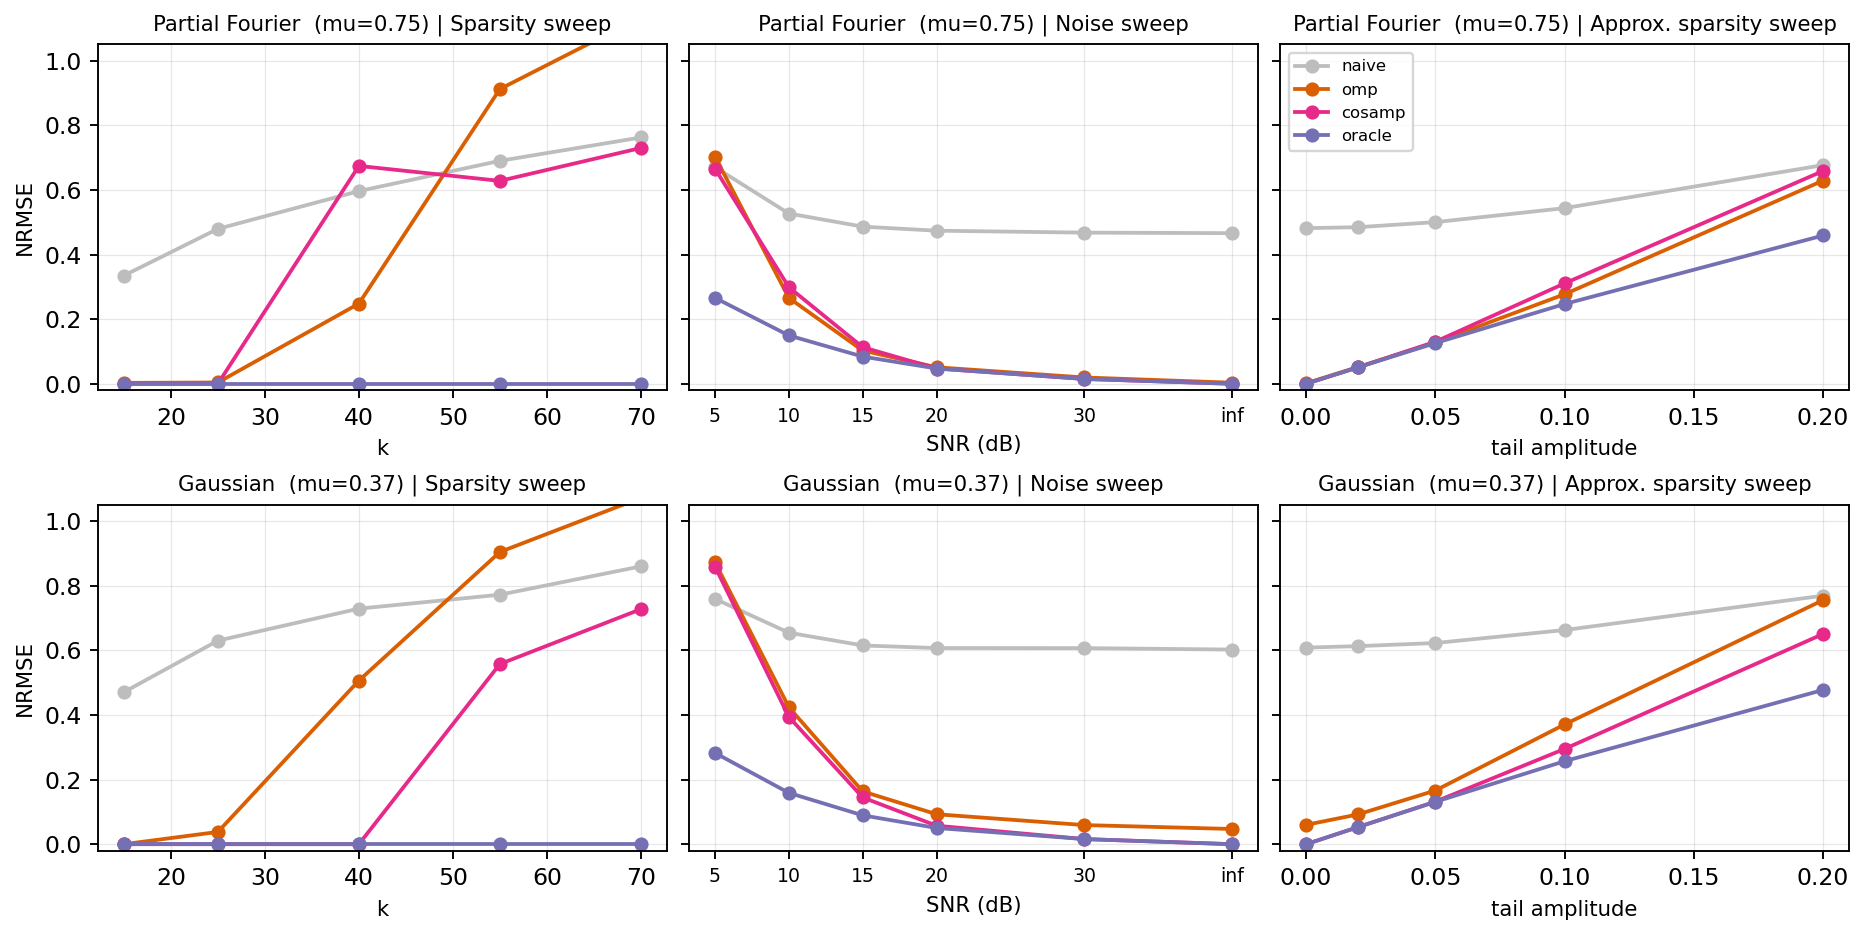

Here is the Python script that generated this plot:
"""
Stress-test CoSaMP and the abstract's baselines across three perturbation
axes to find the regime in which classical refinement fails. If CoSaMP
breaks anywhere meaningful while the oracle still recovers nearly exactly,
that's the regime in which a learned operator-aware support detector has
genuine headroom.

Sweeps:
  1. Sparsity:           k in {15, 25, 40, 55, 70}            (m=128, noiseless)
  2. Measurement noise:  SNR in {inf, 30, 20, 15, 10, 5} dB   (k=25)
  3. Approximate spars.: tail_amp in {0, 0.02, 0.05, 0.1, 0.2} (k=25, noiseless)

Methods per cell: naive top-k + LS, OMP, CoSaMP, oracle.
Operators: partial Fourier and Gaussian (the abstract's two).
Signals per cell: 50.
"""

import json
from pathlib import Path

import matplotlib.pyplot as plt
import numpy as np

# ----------------------------------------------------------------------
# Operators / signals (matches phase_1/ista_comparison.py construction)
# ----------------------------------------------------------------------

def make_operators(n, m, seed=0):
    rng = np.random.RandomState(seed)
    idx = rng.choice(n, m // 2, replace=False)
    F = np.fft.fft(np.eye(n)) / np.sqrt(n)
    rows = np.concatenate([F[idx].real, F[idx].imag], axis=0)
    A_F = rows[:m].astype(np.float32)
    rng2 = np.random.RandomState(seed + 1)
    A_G = (rng2.randn(m, n) / np.sqrt(m)).astype(np.float32)
    return A_F, A_G

def gen_strict_signal(n, k, seed, amp_lo=0.5, amp_hi=2.0):
    rng = np.random.default_rng(seed)
    S = rng.choice(n, size=k, replace=False)
    x = np.zeros(n)
    x[S] = rng.uniform(amp_lo, amp_hi, k) * rng.choice([-1, 1], k)
    return x, set(int(s) for s in S)

def gen_compressible_signal(n, k, seed, tail_amp, amp_lo=0.5, amp_hi=2.0):
    """k large spikes plus a Gaussian tail on every other coordinate.
    True support = the k spikes; tail represents non-strict sparsity."""
    x, S_true = gen_strict_signal(n, k, seed, amp_lo, amp_hi)
    if tail_amp > 0:
        rng = np.random.default_rng(seed + 10_000)
        tail = tail_amp * rng.standard_normal(n)
        for j in S_true:
            tail[j] = 0.0
        x = x + tail
    return x, S_true

def add_measurement_noise(y, snr_db, seed):
    if not np.isfinite(snr_db):
        return y
    rng = np.random.default_rng(seed + 20_000)
    sig_pow = float(np.mean(y ** 2))
    noise_pow = sig_pow / (10.0 ** (snr_db / 10.0))
    return y + np.sqrt(noise_pow) * rng.standard_normal(y.shape)

# ----------------------------------------------------------------------
# Selectors
# ----------------------------------------------------------------------

def naive_topk(A, y, k):
    scores = np.abs(A.T @ y)
    idx = np.argpartition(-scores, k - 1)[:k]
    return set(int(i) for i in idx)

def omp(A, y, k):
    r = y.copy()
    selected = []
    for _ in range(k):
        scores = np.abs(A.T @ r)
        for s in selected:
            scores[s] = -np.inf
        j = int(np.argmax(scores))
        selected.append(j)
        A_S = A[:, selected]
        x_S, *_ = np.linalg.lstsq(A_S, y, rcond=None)
        r = y - A_S @ x_S
    return set(selected)

def cosamp(A, y, k, max_iters=30):
    n = A.shape[1]
    x = np.zeros(n)
    S_prev = set()
    for _ in range(max_iters):
        r = y - A @ x
        u = A.T @ r
        omega = set(int(i) for i in np.argpartition(-np.abs(u), 2 * k - 1)[:2 * k])
        T = sorted(omega | set(int(i) for i in np.nonzero(x)[0]))
        A_T = A[:, T]
        b_T, *_ = np.linalg.lstsq(A_T, y, rcond=None)
        b = np.zeros(n)
        b[T] = b_T
        S_new = set(int(i) for i in np.argpartition(-np.abs(b), k - 1)[:k])
        S_list = sorted(S_new)
        x = np.zeros(n)
        x[S_list], *_ = np.linalg.lstsq(A[:, S_list], y, rcond=None)
        if S_new == S_prev:
            break
        S_prev = S_new
    return S_new

# ----------------------------------------------------------------------
# Eval helpers
# ----------------------------------------------------------------------

def iou(S_pred, S_true):
    inter = len(S_pred & S_true)
    union = len(S_pred | S_true)
    return inter / union if union > 0 else 0.0

def support_ls_nrmse(A, y, S_pred, x_true):
    if len(S_pred) == 0:
        return 1.0
    S_list = sorted(S_pred)
    A_S = A[:, S_list]
    x_S, *_ = np.linalg.lstsq(A_S, y, rcond=None)
    x_hat = np.zeros_like(x_true)
    x_hat[S_list] = x_S
    denom = max(np.linalg.norm(x_true), 1e-12)
    return float(np.linalg.norm(x_hat - x_true) / denom)

def evaluate_cell(A, signals, k):
    """signals is a list of (x_true, S_true, y) tuples."""
    out = {m: {"nrmse": [], "iou": []} for m in
           ["naive", "omp", "cosamp", "oracle"]}
    for x_true, S_true, y in signals:
        for name, fn in [("naive", naive_topk), ("omp", omp), ("cosamp", cosamp)]:
            S_pred = fn(A, y, k)
            out[name]["nrmse"].append(support_ls_nrmse(A, y, S_pred, x_true))
            out[name]["iou"].append(iou(S_pred, S_true))
        out["oracle"]["nrmse"].append(support_ls_nrmse(A, y, S_true, x_true))
        out["oracle"]["iou"].append(1.0)
    return {name: {"nrmse_mean": float(np.mean(d["nrmse"])),
                   "nrmse_std":  float(np.std(d["nrmse"])),
                   "iou_mean":   float(np.mean(d["iou"])),
                   "iou_std":    float(np.std(d["iou"]))}
            for name, d in out.items()}

# ----------------------------------------------------------------------
# Sweeps
# ----------------------------------------------------------------------

def sweep_k(A_F, A_G, k_values, n, n_signals, seed_base):
    results = {}
    for k in k_values:
        signals = []
        for s in range(n_signals):
            x, S = gen_strict_signal(n, k, seed_base + s)
            signals.append((x, S, None))
        for op_name, A in [("fourier", A_F), ("gaussian", A_G)]:
            sigs_op = [(x, S, A @ x) for x, S, _ in signals]
            results.setdefault(op_name, {})[k] = evaluate_cell(A, sigs_op, k)
    return results

def sweep_noise(A_F, A_G, snr_values, n, k, n_signals, seed_base):
    results = {}
    base_signals = [gen_strict_signal(n, k, seed_base + s) for s in range(n_signals)]
    for snr in snr_values:
        snr_key = "inf" if not np.isfinite(snr) else int(snr)
        for op_name, A in [("fourier", A_F), ("gaussian", A_G)]:
            sigs_op = []
            for s, (x, S) in enumerate(base_signals):
                y = add_measurement_noise(A @ x, snr, seed_base + s)
                sigs_op.append((x, S, y))
            results.setdefault(op_name, {})[snr_key] = evaluate_cell(A, sigs_op, k)
    return results

def sweep_compressible(A_F, A_G, tail_amps, n, k, n_signals, seed_base):
    results = {}
    for tail in tail_amps:
        signals = []
        for s in range(n_signals):
            x, S = gen_compressible_signal(n, k, seed_base + s, tail_amp=tail)
            signals.append((x, S))
        for op_name, A in [("fourier", A_F), ("gaussian", A_G)]:
            sigs_op = [(x, S, A @ x) for x, S in signals]
            results.setdefault(op_name, {})[tail] = evaluate_cell(A, sigs_op, k)
    return results

# ----------------------------------------------------------------------
# Reporting / plotting
# ----------------------------------------------------------------------

def print_sweep(title, results, axis_label, axis_values):
    print(f"\n{'=' * 78}\n  {title}\n{'=' * 78}")
    for op_name in results:
        print(f"\n  [{op_name.upper()}]   {axis_label} -> NRMSE  (naive | omp | cosamp | oracle)")
        for v in axis_values:
            key = v if v in results[op_name] else (
                "inf" if not np.isfinite(v) else int(v) if isinstance(v, (int, float)) else v)
            r = results[op_name][key]
            print(f"    {axis_label}={str(v):<6} "
                  f"{r['naive']['nrmse_mean']:.3f}  | "
                  f"{r['omp']['nrmse_mean']:.3f}  | "
                  f"{r['cosamp']['nrmse_mean']:.3f}  | "
                  f"{r['oracle']['nrmse_mean']:.3f}")

def plot_sweeps(sweep_k_res, sweep_n_res, sweep_c_res, k_values,
                snr_values, tail_amps, out_png):
    fig, axes = plt.subplots(2, 3, figsize=(11, 5.5), sharey="row")
    methods = ["naive", "omp", "cosamp", "oracle"]
    colors = {"naive": "#bdbdbd", "omp": "#d95f02",
              "cosamp": "#e7298a", "oracle": "#7570b3"}

    def lookup_axis(res, op, axis_vals, axis_kind):
        out = []
        for v in axis_vals:
            if axis_kind == "snr":
                key = "inf" if not np.isfinite(v) else int(v)
            else:
                key = v
            out.append(res[op][key])
        return out

    for col, (op_name, op_label) in enumerate(
            [("fourier", "Partial Fourier  (mu=0.75)"),
             ("gaussian", "Gaussian  (mu=0.37)")]):
        # column 0: k sweep, col 1: noise sweep, col 2: compressible sweep
        # but we have 3 sweeps for 2 operators -> 2 rows x 3 cols, with rows=op
        pass

    # Reorganize: rows = operators (Fourier, Gaussian), cols = sweeps (k, snr, tail)
    sweep_specs = [
        ("Sparsity sweep", sweep_k_res, k_values, "k", "k"),
        ("Noise sweep",   sweep_n_res, snr_values, "SNR (dB)", "snr"),
        ("Approx. sparsity sweep", sweep_c_res, tail_amps, "tail amplitude", "tail"),
    ]

    for row, (op_name, op_label) in enumerate(
            [("fourier", "Partial Fourier  (mu=0.75)"),
             ("gaussian", "Gaussian  (mu=0.37)")]):
        for col, (title, res, axis_vals, x_label, axis_kind) in enumerate(sweep_specs):
            ax = axes[row, col]
            for m in methods:
                cells = lookup_axis(res, op_name, axis_vals, axis_kind)
                ys = [c[m]["nrmse_mean"] for c in cells]
                if axis_kind == "snr":
                    xs = [40 if not np.isfinite(v) else v for v in axis_vals]  # cap inf at 40 dB
                    ax.set_xticks(xs)
                    ax.set_xticklabels(["inf" if not np.isfinite(v) else str(int(v))
                                        for v in axis_vals], fontsize=8)
                else:
                    xs = list(axis_vals)
                ax.plot(xs, ys, marker="o", color=colors[m], label=m, lw=1.6, ms=5)
            ax.set_title(f"{op_label} | {title}", fontsize=9)
            ax.set_xlabel(x_label, fontsize=9)
            if col == 0:
                ax.set_ylabel("NRMSE", fontsize=9)
            ax.grid(True, alpha=0.3, linewidth=0.5)
            ax.set_ylim(-0.02, 1.05)
            if row == 0 and col == 2:
                ax.legend(fontsize=7, loc="upper left")

    fig.tight_layout(pad=0.6)
    fig.savefig(out_png, dpi=170)
    print(f"\nWrote {out_png}")

# ----------------------------------------------------------------------
# Main
# ----------------------------------------------------------------------

def main():
    n, m = 256, 128
    n_signals = 50
    seed_base = 5000

    A_F, A_G = make_operators(n, m, seed=0)

    k_values = [15, 25, 40, 55, 70]
    snr_values = [np.inf, 30, 20, 15, 10, 5]
    tail_amps = [0.0, 0.02, 0.05, 0.1, 0.2]

    print(f"n={n}, m={m}, n_signals={n_signals} per cell\n")

    print("Running sparsity sweep ...")
    res_k = sweep_k(A_F, A_G, k_values, n, n_signals, seed_base)
    print("Running noise sweep ...")
    res_n = sweep_noise(A_F, A_G, snr_values, n, k=25,
                        n_signals=n_signals, seed_base=seed_base + 1000)
    print("Running compressible-signal sweep ...")
    res_c = sweep_compressible(A_F, A_G, tail_amps, n, k=25,
                               n_signals=n_signals, seed_base=seed_base + 2000)

    print_sweep("Sparsity sweep (m=128, noiseless, strict-sparse)",
                res_k, "k", k_values)
    print_sweep("Noise sweep (m=128, k=25, strict-sparse)",
                res_n, "SNR", snr_values)
    print_sweep("Approx-sparsity sweep (m=128, k=25, noiseless)",
                res_c, "tail", tail_amps)

    out_dir = Path(__file__).resolve().parent
    out_png = out_dir / "cosamp_stress_test.png"
    out_json = out_dir / "cosamp_stress_test.json"

    plot_sweeps(res_k, res_n, res_c, k_values, snr_values, tail_amps, out_png)

    # Convert numpy keys (inf) to strings for JSON
    def jsonify(d):
        return {str(k): v for k, v in d.items()}
    payload = {
        "config": {"n": n, "m": m, "n_signals": n_signals,
                   "k_values": k_values,
                   "snr_values": ["inf" if not np.isfinite(v) else v for v in snr_values],
                   "tail_amps": tail_amps},
        "sweep_k": {op: jsonify(d) for op, d in res_k.items()},
        "sweep_noise": {op: jsonify(d) for op, d in res_n.items()},
        "sweep_compressible": {op: jsonify(d) for op, d in res_c.items()},
    }
    with out_json.open("w") as f:
        json.dump(payload, f, indent=2, default=str)
    print(f"Wrote {out_json}")

    # ----- Verdict: where does CoSaMP fail? -----
    print("\n" + "=" * 78)
    print("  Cells where CoSaMP NRMSE > 0.10 AND oracle NRMSE < 0.05  (project lives here)")
    print("=" * 78)
    found_any = False
    for sweep_name, res, axis_vals, axis_label in [
        ("k", res_k, k_values, "k"),
        ("noise", res_n, snr_values, "SNR"),
        ("approx", res_c, tail_amps, "tail"),
    ]:
        for op_name in res:
            for v in axis_vals:
                key = (v if axis_label != "SNR" else
                       ("inf" if not np.isfinite(v) else int(v)))
                cell = res[op_name][key]
                cs = cell["cosamp"]["nrmse_mean"]
                orc = cell["oracle"]["nrmse_mean"]
                if cs > 0.10 and orc < 0.05:
                    found_any = True
                    print(f"  [{sweep_name:>6}]  {op_name:<8} {axis_label}={str(v):<5}  "
                          f"CoSaMP={cs:.3f}   oracle={orc:.3f}   gap={cs - orc:+.3f}")
    if not found_any:
        print("  (none — CoSaMP holds across every tested cell)")

if __name__ == "__main__":
    main()
